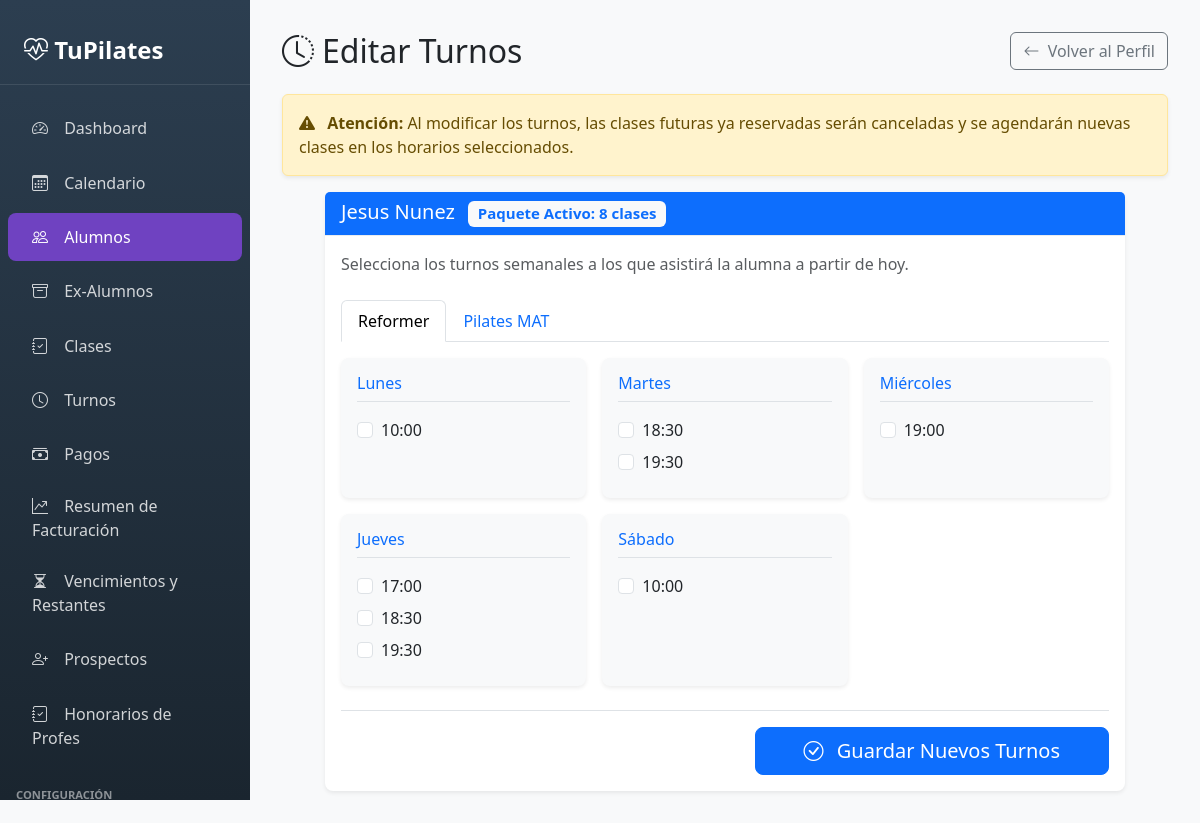
/panel/alumnos/4/turnos/editar/, run on the app's committed database.
### Pilapp/models.py (models this page shows, shortened)
class Alumno(models.Model):
    id_alumno = models.AutoField(primary_key=True)
    id_persona = models.ForeignKey(Persona, on_delete=models.CASCADE)
    canal_captacion = models.CharField(max_length=100, blank=True, null=True)
    ultima_clase = models.DateField(blank=True, null=True)
    estado = models.CharField(max_length=50, choices=[
        ('ocasional', 'Ocasional'),  # Attends without package
        ('regular', 'Regular'),       # Has an active package
        ('inactivo', 'Inactivo')      # No active packages
    ], default='ocasional')

class Persona(models.Model):
    id_persona = models.AutoField(primary_key=True)
    nombre = models.CharField(max_length=100)
    apellido = models.CharField(max_length=100)
    telefono = models.CharField(max_length=20, blank=True, null=True)
    ruc = models.CharField(max_length=20, blank=True, null=True)
    razon_social = models.CharField(max_length=150, blank=True, null=True)
    observaciones = models.TextField(blank=True, null=True)

class AlumnoPaquete(models.Model):
    id_alumno_paquete = models.AutoField(primary_key=True)
    id_alumno = models.ForeignKey(Alumno, on_delete=models.CASCADE)
    id_paquete = models.ForeignKey(Paquete, on_delete=models.CASCADE)
    estado = models.CharField(max_length=50, choices=[("activo", "Activo"), ("expirado", "Expirado")])
    estado_pago = models.CharField(max_length=50, choices=[
        ("pendiente", "Pendiente"),
        ("pagado", "Pagado"),
        ("parcial", "Pago Parcial")
    ], default="pendiente")
    clases_usadas = models.IntegerField(default=0)
    fecha_inicio = models.DateField(null=True)

class Paquete(models.Model):
    id_paquete = models.AutoField(primary_key=True)
    cantidad_clases = models.IntegerField()
    costo = models.DecimalField(max_digits=10, decimal_places=2)

class Turno(models.Model):
    DIAS_CHOICES = [
        ('Lunes', 'Lunes'),
        ('Martes', 'Martes'),
        ('Miércoles', 'Miércoles'),
        ('Jueves', 'Jueves'),
        ('Viernes', 'Viernes'),
        ('Sábado', 'Sábado'),
    ]
    DISCIPLINA_CHOICES = [
        ('Reformer', 'Reformer'),
        ('MAT', 'MAT'),
    ]
    id_turno = models.AutoField(primary_key=True)
    horario = models.TimeField()
    dia = models.CharField(max_length=10, choices=DIAS_CHOICES)
    disciplina = models.CharField(max_length=50, choices=DISCIPLINA_CHOICES, default='Reformer')

### Pilapp/views_panel.py (the view, shortened to what this page needs)
def panel_alumno_editar_turnos(request, id_alumno):
    from .models import Alumno, AlumnoPaquete, Turno, AlumnoPaqueteTurno
    from .views import cambiar_turnos_paquete_datos
    alumno = get_object_or_404(Alumno, id_alumno=id_alumno)
    alumno_paquete = AlumnoPaquete.objects.filter(id_alumno=alumno, estado='activo').order_by('-id_alumno_paquete').first()
    if not alumno_paquete:
        messages.error(request, "La alumna no tiene un paquete activo al cual editarle los turnos.")
        return redirect("panel_alumno_detalle", id_alumno=id_alumno)
    turnos = Turno.objects.all().order_by('dia', 'horario')
    dias_orden = ["Lunes", "Martes", "Miércoles", "Jueves", "Viernes", "Sábado", "Domingo"]
    turnos_reformer = {dia: [] for dia in dias_orden}
    turnos_mat = {dia: [] for dia in dias_orden}
    for t in turnos:
        if t.disciplina == 'MAT':
            if t.dia in turnos_mat:
                turnos_mat[t.dia].append(t)
        else:
            if t.dia in turnos_reformer:
                turnos_reformer[t.dia].append(t)
    turnos_reformer = {k: v for k, v in turnos_reformer.items() if v}
    turnos_mat = {k: v for k, v in turnos_mat.items() if v}
    turnos_asignados_ids = AlumnoPaqueteTurno.objects.filter(id_alumno_paquete=alumno_paquete).values_list('id_turno_id', flat=True)
    context = {
        'alumno': alumno,
        'alumno_paquete': alumno_paquete,
        'turnos_reformer': turnos_reformer,
        'turnos_mat': turnos_mat,
        'turnos_asignados_ids': list(turnos_asignados_ids)
    }
    return render(request, "admin_panel/alumnos/editar_turnos.html", context)

### Pilapp/templates/admin_panel/alumnos/editar_turnos.html (shortened to what this page needs)
{% extends 'admin_panel/base.html' %}
{% block content %}
<div class="d-flex justify-content-between align-items-center mb-4">
    <h2 class="mb-0"><i class="bi bi-clock-history me-2"></i>Editar Turnos</h2>
    <a href="{% url 'panel_alumno_detalle' alumno.id_alumno %}" class="btn btn-outline-secondary">
        <i class="bi bi-arrow-left me-1"></i> Volver al Perfil
    </a>
</div>
<div class="alert alert-warning shadow-sm">
    <i class="bi bi-exclamation-triangle-fill me-2"></i>
    <strong>Atención:</strong> Al modificar los turnos, las clases futuras ya reservadas serán canceladas y se agendarán nuevas clases en los horarios seleccionados.
</div>
<div class="card shadow-sm mx-auto" style="max-width: 800px;">
    <div class="card-header bg-primary text-white">
        <h5 class="mb-0">
            {{ alumno.id_persona.nombre }} {{ alumno.id_persona.apellido }}
            <span class="badge bg-light text-primary ms-2">Paquete Activo: {{ alumno_paquete.id_paquete.cantidad_clases }} clases</span>
        </h5>
    </div>
    <div class="card-body">
        <form method="post" action="{% url 'panel_alumno_editar_turnos' alumno.id_alumno %}">
            <p class="text-muted mb-4">Selecciona los turnos semanales a los que asistirá la alumna a partir de hoy.</p>
            <ul class="nav nav-tabs mb-3" id="turnosTab" role="tablist">
                <li class="nav-item" role="presentation">
                    <button class="nav-link active" id="reformer-tab" data-bs-toggle="tab" data-bs-target="#reformer" type="button" role="tab">Reformer</button>
                </li>
                <li class="nav-item" role="presentation">
                    <button class="nav-link" id="mat-tab" data-bs-toggle="tab" data-bs-target="#mat" type="button" role="tab">Pilates MAT</button>
                </li>
            </ul>
            <div class="tab-content" id="turnosTabContent">
                <div class="tab-pane fade show active" id="reformer" role="tabpanel">
                    <div class="row g-3">
                        {% for dia, turnos_dia in turnos_reformer.items %}
                        <div class="col-md-6 col-lg-4">
                            <div class="card border-0 bg-light h-100">
                                <div class="card-body p-3">
                                    <h6 class="card-title text-primary border-bottom pb-2 mb-3">{{ dia }}</h6>
                                    {% for t in turnos_dia %}
                                    <div class="form-check mb-2">
                                        <input class="form-check-input" type="checkbox" name="turnos"
                                               value="{{ t.id_turno }}"
                                               id="turno_{{ t.id_turno }}"
                                               {% if t.id_turno in turnos_asignados_ids %}checked{% endif %}>
                                        <label class="form-check-label d-flex justify-content-between align-items-center" for="turno_{{ t.id_turno }}">
                                            <span>{{ t.horario|time:"H:i" }}</span>
                                        </label>
                                    </div>
                                    {% endfor %}
                                </div>
                            </div>
                        </div>
                        {% endfor %}
                    </div>
                </div>
            </div>
            <div class="d-flex justify-content-end mt-4 pt-3 border-top">
                <button type="submit" class="btn btn-primary btn-lg px-5">
                    <i class="bi bi-check-circle me-2"></i> Guardar Nuevos Turnos
                </button>
            </div>
        </form>
    </div>
</div>
{% endblock %}

### Pilapp/templates/admin_panel/base.html (style rules this page uses)
:root { --sidebar-width: 250px; --primary-color: #6f42c1; --secondary-color: #e9ecef; }
body { min-height: 100vh; background-color: #f8f9fa; }
.card { border: none; box-shadow: 0 0.125rem 0.25rem rgba(0,0,0,0.075); border-radius: 0.5rem; }
.card-header { background-color: #fff; border-bottom: 1px solid #e9ecef; font-weight: 600; }

### data on the page
Alumno: id_persona.nombre "Jesus", id_persona.apellido "Nunez"
AlumnoPaquete: id_paquete.cantidad_clases "8"
Turno: dia "Lunes", horario "10:00"
Turno: dia "Martes", horario "18:30"
Turno: horario "19:30"
Turno: dia "Miércoles", horario "19:00"
Turno: dia "Jueves", horario "17:00"
Turno: horario "18:30"
Turno: horario "19:30"
Turno: dia "Sábado", horario "10:00"
